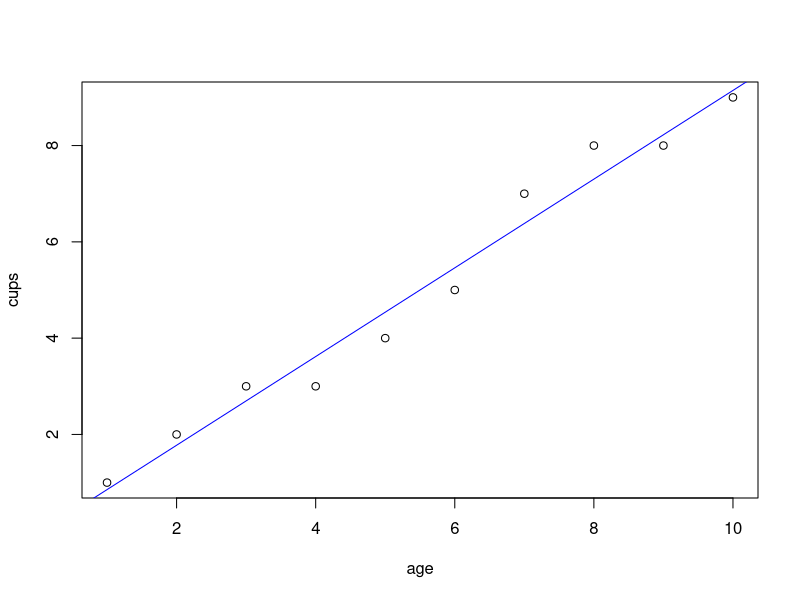

The R source for this figure:

# linear regression on two variables --------------------------------------


cups <- c(1, 2, 3, 3, 4, 5, 7, 8, 8, 9)
age <- c(1, 2, 3, 4, 5, 6, 7, 8, 9 , 10) # weeks

myDogFood <- data.frame(cups, age)

# we have the data
linearReg <- lm(cups ~ age)

# plot the regression line with original data points
plot(age, cups)
abline(linearReg, col='blue')

# let's look at the summary
summary(linearReg)

# intercept is -0.06667 
# coefficient : 0.921 , y = a + bx, here b = 0.921

# THANKS FOR WATCHING !